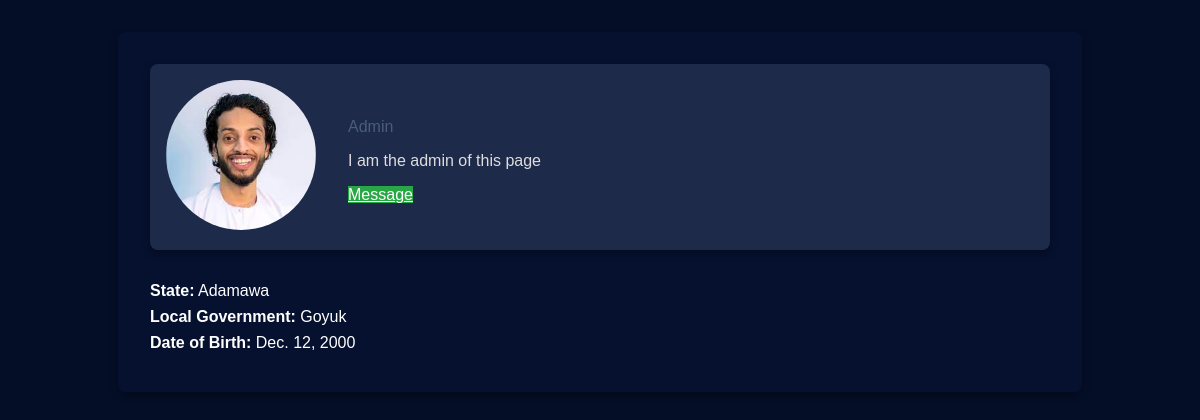
Screenshot of /app/profiles/admin/ (signed in) with the database file from the repository.
### app/models.py (models this page shows, shortened)
class Profile(models.Model):
    user = models.OneToOneField(settings.AUTH_USER_MODEL, on_delete=models.CASCADE)
    first_name = models.CharField(max_length=30, blank=True)
    last_name = models.CharField(max_length=30, blank=True)
    state = models.CharField(max_length=50, blank=True)
    phone_number = models.CharField(max_length=15, blank=True)
    date_of_birth = models.DateField(blank=True, null=True)
    local_government = models.CharField(max_length=100, blank=True)
    bio = models.TextField(blank=True, null=True)
    profile_picture = models.ImageField(upload_to='media/uploads/images', blank=True, null=True)

### app/views.py (the view)
# urls.py: path('profiles/<str:username>/', profile_detail, name='profile_detail'),
@login_required
def profile_detail(request, username):
    profile = get_object_or_404(Profile, user__username=username)
    return render(request, 'app/profile_detail.html', {'profile': profile})

### app/templates/app/profile_detail.html (shortened to what this page needs)
<!DOCTYPE html>
<html lang="en">
<head>
    <link rel="stylesheet" href="https://cdnjs.cloudflare.com/ajax/libs/font-awesome/5.15.3/css/all.min.css">
</head>
<body>
    <div class="profile-container">
        <div class="profile-header">
            <div class="profile-image">
                {% if profile.profile_picture %}
                <img src="{{ profile.profile_picture.url }}" alt="{{ profile.user.username }}'s profile picture">
                {% else %}
                <img src="https://bootdey.com/img/Content/avatar/avatar6.png" alt="Default profile picture">
                {% endif %}
            </div>
            <div>
                <span class="job_post">
                    {% if profile.user.is_staff %}Admin{% else %}Regular User{% endif %}
                </span>
                <p>{{ profile.bio }}</p>
                <div><a href="{% url 'chat:chat_page' profile.user.username %}" class="btn btn-primary btn-round btn-simple" style="background-color: #28a745; color: white; border-color: #28a745;">Message</a></div>
            </div>
        </div>
        <div class="profile-details">
            <p><strong>State:</strong> {{ profile.state }}</p>
            <p><strong>Local Government:</strong> {{ profile.local_government }}</p>
            <p><strong>Date of Birth:</strong> {{ profile.date_of_birth }}</p>
        </div>
    </div>
</body>
</html>

### app/templates/app/profile_detail.html (style rules this page uses)
body { font-family: Arial, sans-serif; background-color: #040e27; color: #fff; margin: 0; padding: 0; }
.profile-container { max-width: 900px; margin: 2rem auto; padding: 2rem; background-color: #06112F; border-radius: 8px; box-shadow: 0 4px 8px rgba(0, 0, 0, 0.3); }
.profile-header { display: flex; align-items: center; background-color: #1e2a49; border-radius: 8px; padding: 1rem; box-shadow: 0 4px 8px rgba(0, 0, 0, 0.3); }
.profile-image img { width: 150px; height: 150px; border-radius: 50%; object-fit: cover; margin-right: 2rem; }
.profile-header .job_post { display: block; margin-top: 0.5rem; color: #4a5d7e; }
.profile-header p { margin: 1rem 0; color: #ddd; }
.profile-details { margin-top: 2rem; }
.profile-details p { margin: 0.5rem 0; }

### rows the page displays
Profile: profile_picture (picture), bio "I am the admin of this page", state "Adamawa", local_government "Goyuk", date_of_birth "Dec. 12, 2000"
